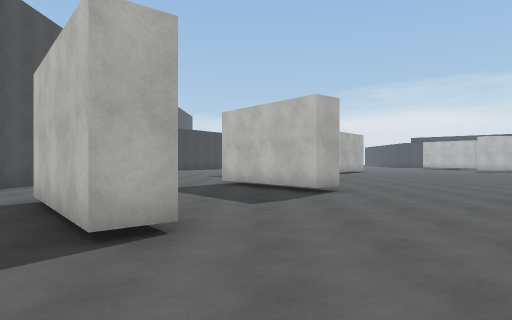
[1] (above)

24 first-person views from a walk through a Unity game level. The camera is 1.4 m above the floor, looks level and sees 75° across. The floor is counted in squares, 2 m on a side. Each view is taken from the middle of a square. On the plan, view 1 faces up. The plan holds only what a view shows up to about 10 squares ahead; the rest is blank. The place goes on beyond the plan. Some animated figures are left out. Some surface patterns are stand-ins.

[2]
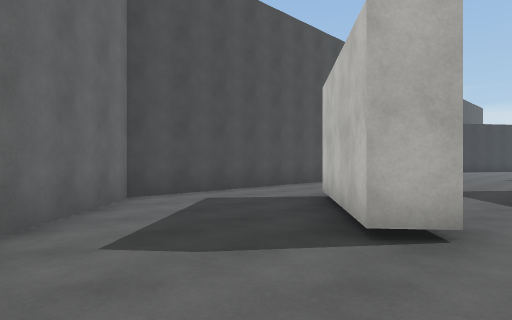

[3]
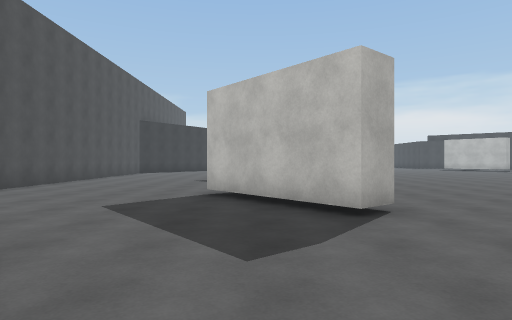

[4]
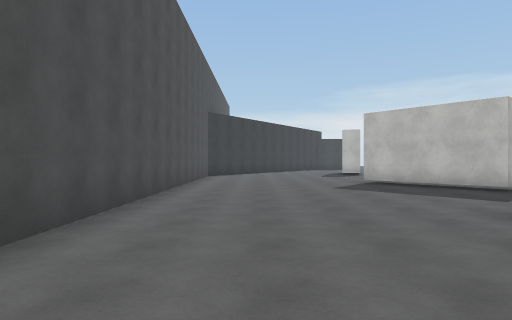

[5]
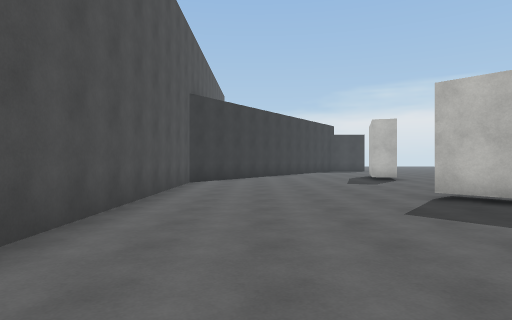

[6]
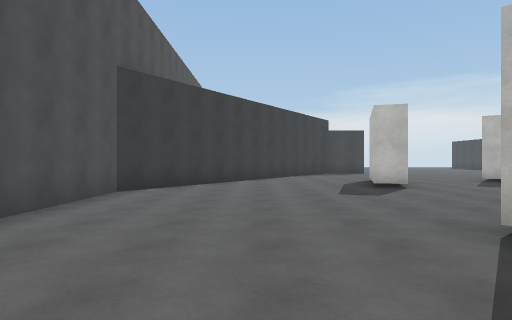

[7]
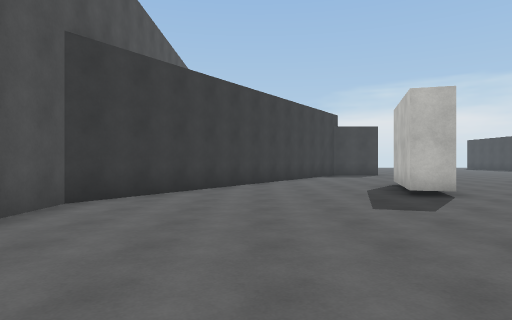

[8]
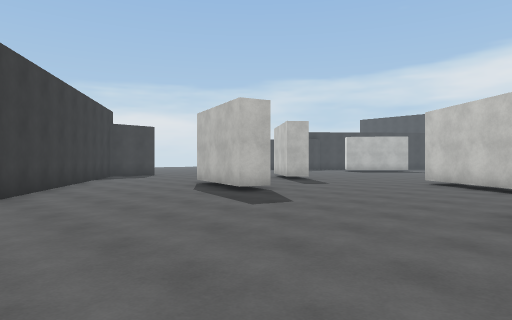

[9]
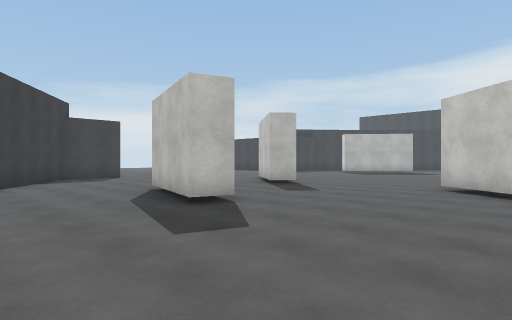

[10]
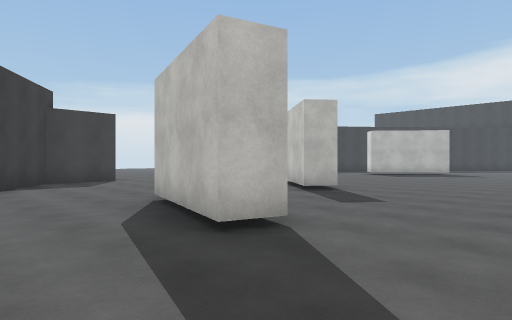

[11]
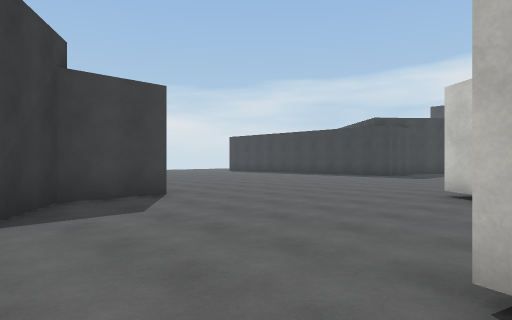

[12]
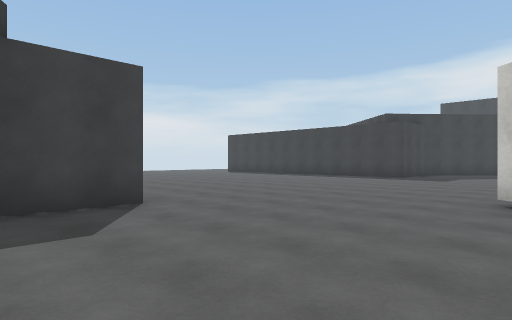

[13]
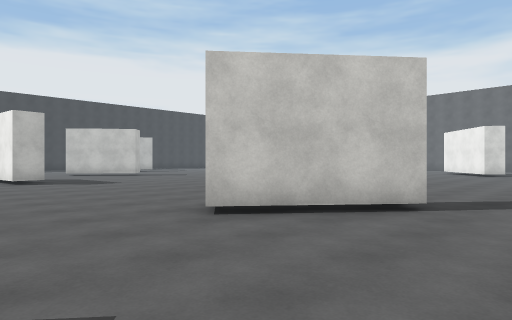

[14]
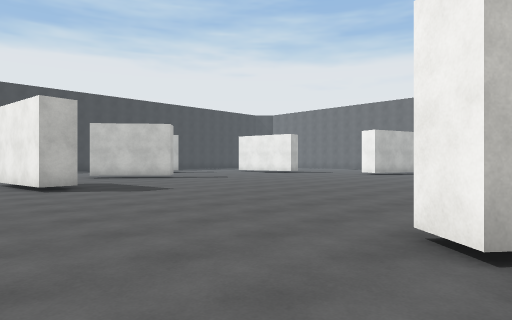

[15]
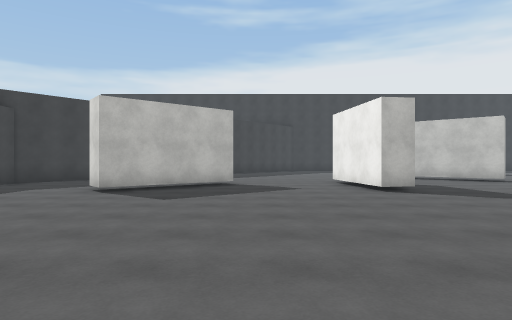

[16]
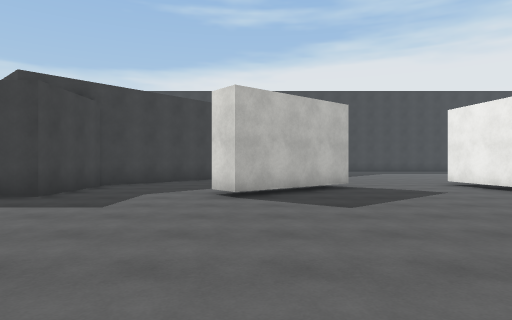

[17]
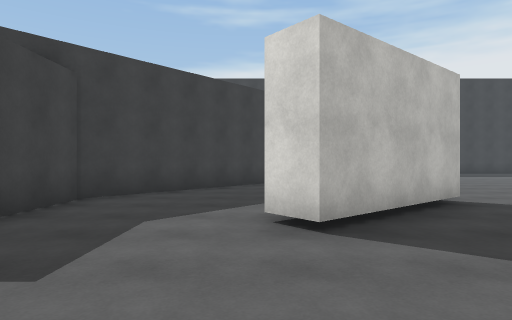

[18]
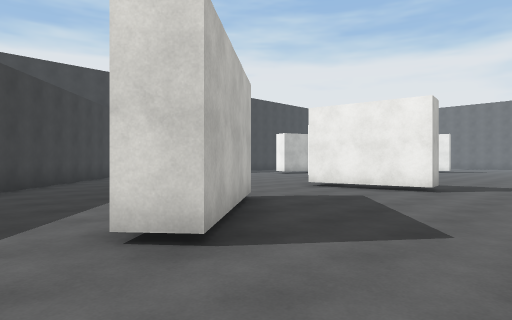

[19]
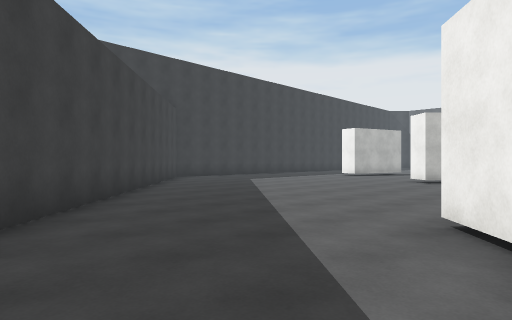

[20]
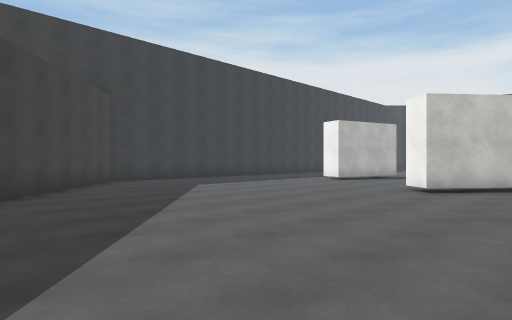

[21]
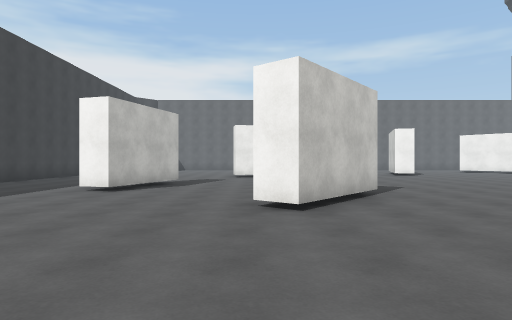

[22]
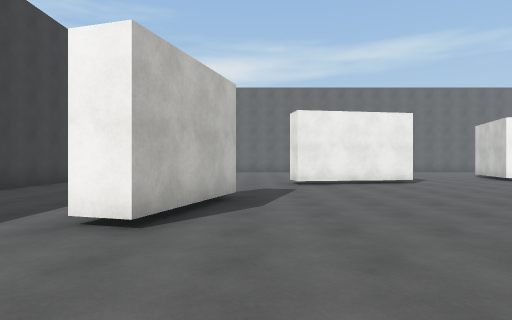

[23]
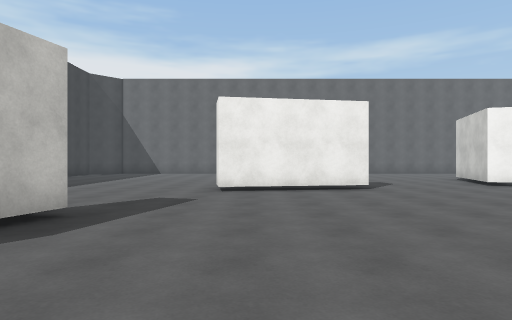

[24]
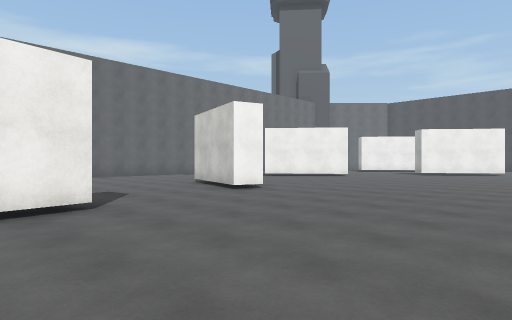

### Floor plan
Points are (right, up) in squares from view 1. A wall is a line through its corners. A room is listed if a view was taken in it or the views show most of it. See-through windows are left out.
Room 1 (views 1, 2, 3, 4, 5, 6, 7, 8, 9, 10, 11, 12, 13, 14, 15, 16, 17, 18, 19, 20, 21, 22, 23, 24)
walls: (13.5, 19.4) (13.4, 20.2) (16.5, 20.6); (16.5, 15.2) (18.4, 17.5) (19.1, 17); (11.9, 7.3) (12.8, 7) (12.1, 4.7); (3.5, 17.1) (5.5, 19.4) (6.1, 18.9); (1.6, 13.3) (-0.8, 16.2); (16.2, 8) (19.8, 8.6) (19.9, 8); (1.9, 7.6) (1.3, 7.1) (-1, 9.8); (4.9, 23.1) (4.2, 23.7) (6.2, 26.1); (15.5, 23.6) (13.2, 26.4) (13.8, 26.9); (21.3, 11.7) (22.2, 14.7) (23.1, 14.4); (0.9, 21.3) (0, 21.5) (0.9, 24.4); (15.3, 25.1) (16.1, 24.1); (-0.7, 3.3) (-1.4, 2.7) (-3.7, 5.5); (2.6, 30.1) (0.6, 30.1) (-6.1, 20.3) (-6.1, 2.8) (-3.8, 0.5); (26.4, 21.1) (16.1, 30.1) (13.3, 30.1) (13.3, 30.9)

Positions as (right, up) in squares from view 1, and headings:
1: (0, 0), facing up
2: (0, 0), facing up-left
3: (0, 3), facing up
4: (-4, 6), facing up
5: (-4, 10), facing up
6: (-3, 13), facing up
7: (-3, 15), facing up
8: (-5, 16), facing up-right
9: (-3, 17), facing up-right
10: (-2, 19), facing up-right
11: (-1, 24), facing up-right
12: (0, 25), facing up-right
13: (2, 22), facing down-right
14: (5, 22), facing down-right
15: (6, 23), facing right
16: (7, 26), facing right
17: (10, 27), facing right
18: (11, 28), facing down-right
19: (15, 28), facing down-right
20: (16, 25), facing down-right
21: (19, 22), facing down
22: (21, 18), facing down
23: (19, 16), facing down
24: (18, 13), facing down-left
